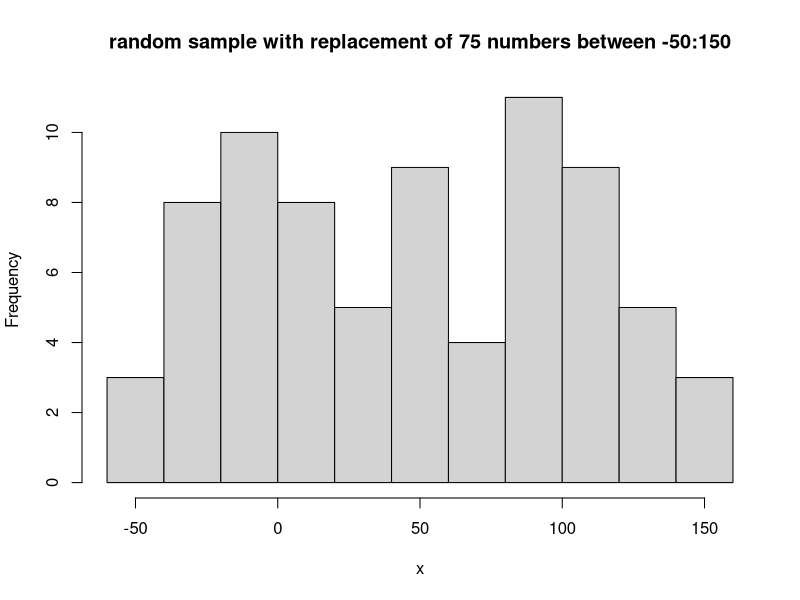
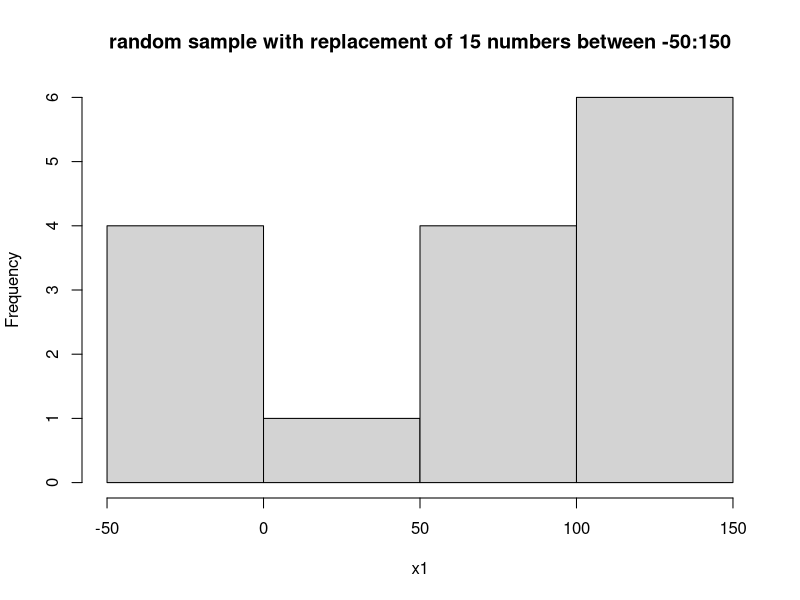
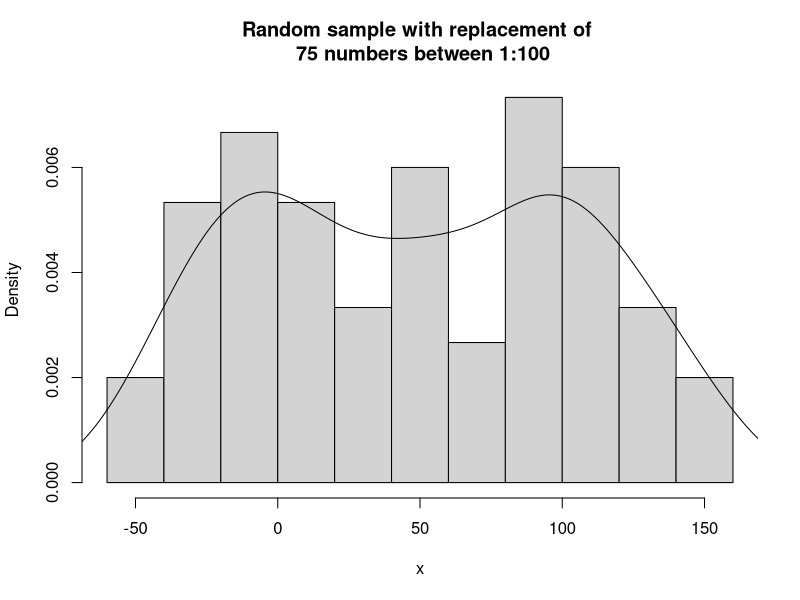
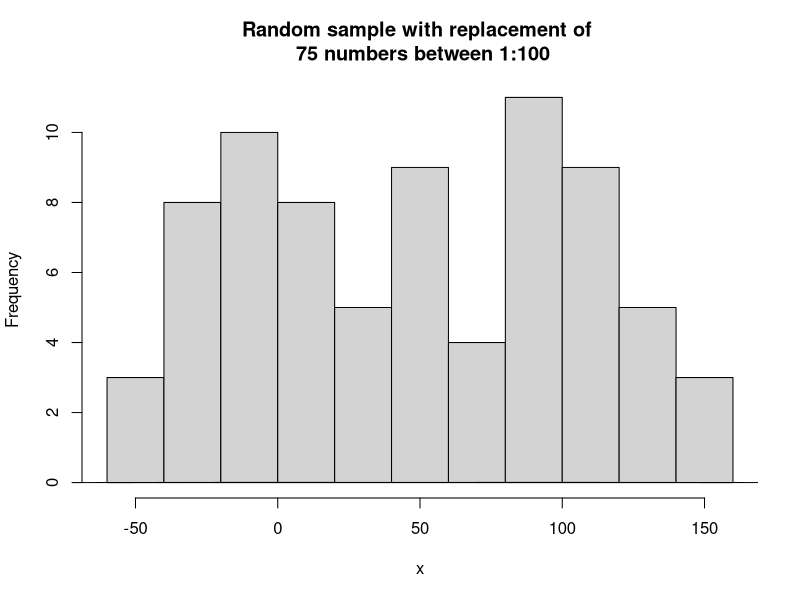
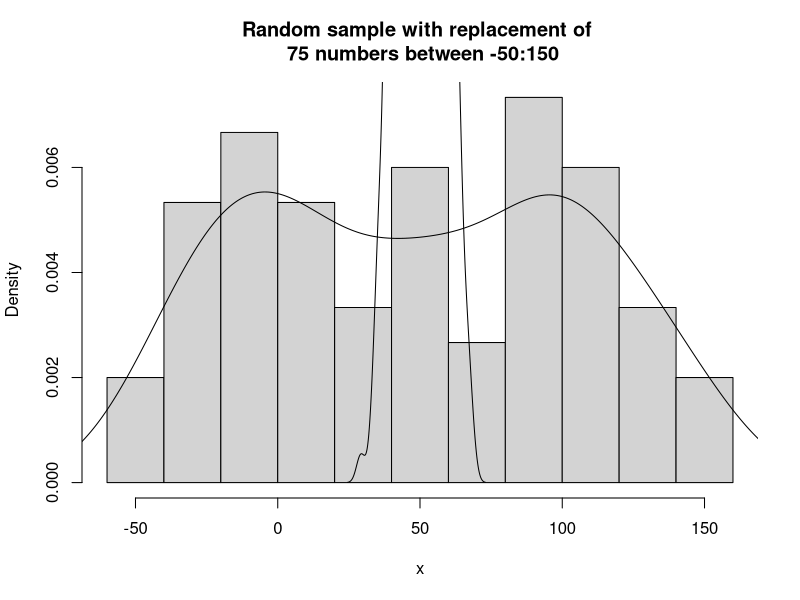
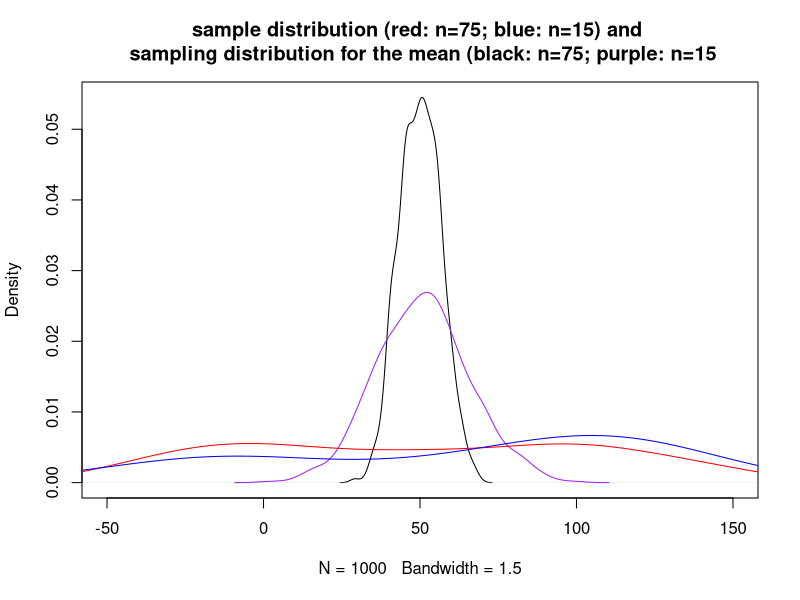
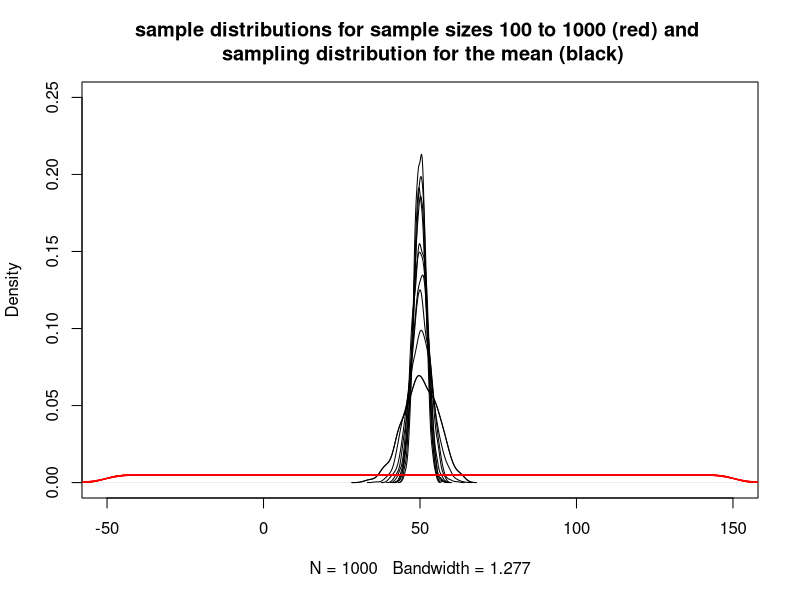

Source code (R) for these figures, in order:
## ---- chunk 1
set.seed(1000)
x <- sample(-50:150,75,TRUE) #TRUE is with replacement
x1 <- sample(-50:150,15,TRUE) #smaller sample size for comparison

hist(x,main="random sample with replacement of 75 numbers between -50:150")
hist(x1,main="random sample with replacement of 15 numbers between -50:150")
## ---- chunk 2
hist(x,main="Random sample with replacement of \n 75 numbers between 1:100",freq=F) # \n insets a carriage return
lines(density(x))
## ---- chunk 3
hist(x,main="Random sample with replacement of \n 75 numbers between 1:100",freq=TRUE) # \n insets a carriage return
lines(density(x))
## ---- chunk 4
reps <- 1000
n <- 75
n1 <- 15
pop <- -50:150
set.seed(200)
xMat <- matrix(sample(pop,reps*n,T),nrow=n)
xMat1 <- matrix(sample(pop,reps*n1,T),nrow=n1)

samplingDist <- apply(xMat,2,mean) # I am applying a function to the 2nd dimension (columns) of the matrix
samplingDist1 <- apply(xMat1,2,mean) 

length(samplingDist) # make sure I have the expected number of means (= to reps above)
## ---- chunk 5
hist(x,main="Random sample with replacement of \n 75 numbers between -50:150",freq=F,cex=0.5)
lines(density(x))
lines(density(samplingDist))
## ---- chunk 6
plot(density(samplingDist), xlim=c(min(pop),max(pop)),main="sample distribution (red: n=75; blue: n=15) and \n sampling distribution for the mean (black: n=75; purple: n=15")
lines(density(samplingDist1), xlim=c(min(pop), max(pop)), col="purple")
lines(density(x), col="red")
lines(density(x1), col="blue")
## ---- chunk 7
reps <- 1000
n <- seq(100,1000, by=100)
pop <- -50:150
set.seed(200)
xMat <- lapply(n, function(x){
  matrix(sample(pop,reps*x,T),nrow=x)
})
samplingDist <- lapply(xMat, function(xMatnow) apply(xMatnow,2,mean)) 

plot(density(samplingDist[[1]]), xlim=c(min(pop),max(pop)),ylim=c(0,.25),
     main="sample distributions for sample sizes 100 to 1000 (red) and \n sampling distribution for the mean (black)")
for(i in 1:length(n)){
  lines(density(samplingDist[[i]]), xlim=c(min(pop), max(pop)))
  lines(density(xMat[[i]]), col="red")
  }

